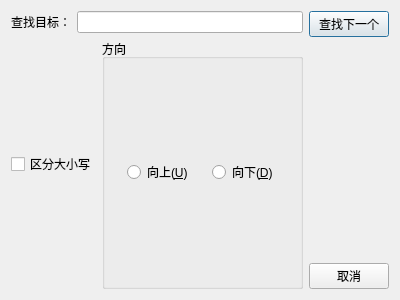
<?xml version="1.0" encoding="UTF-8"?>
<ui version="4.0">
 <class>search</class>
 <widget class="QDialog" name="search">
  <property name="geometry">
   <rect>
    <x>0</x>
    <y>0</y>
    <width>400</width>
    <height>300</height>
   </rect>
  </property>
  <property name="windowTitle">
   <string>查找</string>
  </property>
  <layout class="QHBoxLayout" name="horizontalLayout_5">
   <item>
    <layout class="QHBoxLayout" name="horizontalLayout_4">
     <item>
      <layout class="QVBoxLayout" name="verticalLayout_2">
       <item>
        <layout class="QHBoxLayout" name="horizontalLayout">
         <item>
          <widget class="QLabel" name="label">
           <property name="text">
            <string>查找目标：</string>
           </property>
          </widget>
         </item>
         <item>
          <widget class="QLineEdit" name="searchText"/>
         </item>
        </layout>
       </item>
       <item>
        <layout class="QHBoxLayout" name="horizontalLayout_3">
         <item>
          <widget class="QCheckBox" name="cbCaseSensetive">
           <property name="text">
            <string>区分大小写</string>
           </property>
          </widget>
         </item>
         <item>
          <layout class="QVBoxLayout" name="verticalLayout_3">
           <item>
            <widget class="QGroupBox" name="groupBox">
             <property name="title">
              <string>方向</string>
             </property>
             <layout class="QHBoxLayout" name="horizontalLayout_2">
              <item>
               <spacer name="horizontalSpacer_3">
                <property name="orientation">
                 <enum>Qt::Orientation::Horizontal</enum>
                </property>
                <property name="sizeHint" stdset="0">
                 <size>
                  <width>40</width>
                  <height>20</height>
                 </size>
                </property>
               </spacer>
              </item>
              <item>
               <widget class="QRadioButton" name="rbUp">
                <property name="text">
                 <string>向上(&amp;U)</string>
                </property>
               </widget>
              </item>
              <item>
               <spacer name="horizontalSpacer">
                <property name="orientation">
                 <enum>Qt::Orientation::Horizontal</enum>
                </property>
                <property name="sizeHint" stdset="0">
                 <size>
                  <width>40</width>
                  <height>20</height>
                 </size>
                </property>
               </spacer>
              </item>
              <item>
               <widget class="QRadioButton" name="rbDown">
                <property name="text">
                 <string>向下(&amp;D)</string>
                </property>
               </widget>
              </item>
              <item>
               <spacer name="horizontalSpacer_2">
                <property name="orientation">
                 <enum>Qt::Orientation::Horizontal</enum>
                </property>
                <property name="sizeHint" stdset="0">
                 <size>
                  <width>40</width>
                  <height>20</height>
                 </size>
                </property>
               </spacer>
              </item>
             </layout>
            </widget>
           </item>
          </layout>
         </item>
        </layout>
       </item>
      </layout>
     </item>
     <item>
      <layout class="QVBoxLayout" name="verticalLayout">
       <item>
        <widget class="QPushButton" name="btFindnext">
         <property name="text">
          <string>查找下一个</string>
         </property>
        </widget>
       </item>
       <item>
        <spacer name="verticalSpacer">
         <property name="orientation">
          <enum>Qt::Orientation::Vertical</enum>
         </property>
         <property name="sizeHint" stdset="0">
          <size>
           <width>20</width>
           <height>40</height>
          </size>
         </property>
        </spacer>
       </item>
       <item>
        <widget class="QPushButton" name="btCancel">
         <property name="text">
          <string>取消</string>
         </property>
        </widget>
       </item>
      </layout>
     </item>
    </layout>
   </item>
  </layout>
 </widget>
 <resources/>
 <connections/>
</ui>
